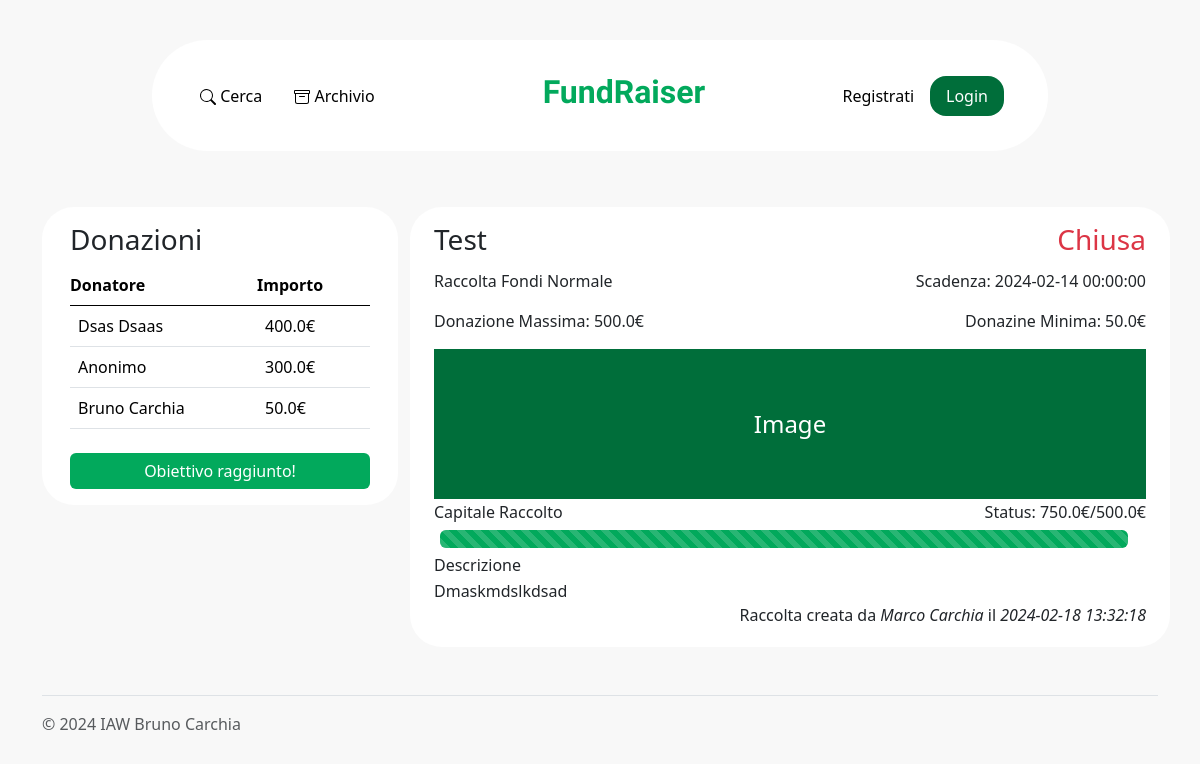
Page /fund/34 on the committed database.
### tables this page shows
CREATE TABLE "donations" (
	"id_donation"	INTEGER NOT NULL UNIQUE,
	"id_fund"	INTEGER NOT NULL,
	"amount"	REAL NOT NULL,
	"created_at"	TEXT NOT NULL,
	"type"	TEXT NOT NULL,
	"name"	TEXT NOT NULL,
	"surname"	TEXT NOT NULL,
	FOREIGN KEY("id_fund") REFERENCES "funds"("id_fund") ON DELETE CASCADE,
	PRIMARY KEY("id_donation" AUTOINCREMENT)
);

CREATE TABLE "funds" (
	"title"	TEXT NOT NULL,
	"description"	TEXT NOT NULL,
	"image"	TEXT,
	"target"	REAL NOT NULL,
	"type"	TEXT NOT NULL,
	"max_donation"	REAL NOT NULL,
	"min_donation"	REAL NOT NULL,
	"start_timestamp"	TEXT NOT NULL,
	"end_timestamp"	TEXT NOT NULL,
	"id_fund"	INTEGER NOT NULL UNIQUE,
	"id_user"	INTEGER NOT NULL,
	FOREIGN KEY("id_user") REFERENCES "users"("id_user") ON DELETE CASCADE,
	PRIMARY KEY("id_fund" AUTOINCREMENT)
);

### app.py (the view)
@app.route('/fund/<int:id_fund>')
def fund(id_fund):
  fund_found=dao.fund_dao.getFundByID(id_fund)
  privilege=False
  if(not fund_found):
    return abort(404,"Raccolta fondi non trovata")
  user=dao.user_dao.get_user_by_id(fund_found['id_user'])
  donations=dao.donation_dao.getDonationsByFound(id_fund)
  fund_found['full_name']=user['name'] + " " + user['surname']
  fund_found['status']= 'aperta' if datetime.datetime.strptime(fund_found['end_timestamp'],"%Y-%m-%d %H:%M:%S") > datetime.datetime.now() else "chiusa"
  widthProgressBar= '100' if donations['total']//fund_found['target'] > 1 else donations['total']/fund_found['target']*100
  if(current_user.is_authenticated and current_user.get_id() == fund_found['id_user']):
    privilege=True
  return render_template('show_fund.html',fund=fund_found,donations=donations,widthProgressBar=widthProgressBar,privilege=privilege)

### dao/donation_dao.py (called while the page is built)
def getDonationsByFound(id_fund):
    query = 'SELECT * FROM donations WHERE id_fund == ? ORDER BY amount DESC'
    connection = sqlite3.connect(config.DB_PATH)
    connection.row_factory = sqlite3.Row
    cursor = connection.cursor()
    cursor.execute(query,(id_fund,))
    result = [dict(row) for row in cursor]
    donations={
        'donations' : result,
        'total': 0
    }
    for donation in donations['donations']:
        donations['total']+=donation['amount']
    cursor.close()
    connection.close()
    return donations

### dao/fund_dao.py (called while the page is built)
def getFundByID(id_fund):
    connection = sqlite3.connect(config.DB_PATH)
    connection.row_factory = sqlite3.Row #per ottenere dei dizionari come risultati
    cursor = connection.cursor()
    sql = "SELECT * FROM funds WHERE id_fund = ?"
    cursor.execute(sql,(id_fund,))
    fund  = cursor.fetchone()
    if(fund):
        fund = dict(fund)
    cursor.close()
    connection.close()
    return fund

### dao/user_dao.py (called while the page is built)
def get_user_by_id(user_id):
    connection = sqlite3.connect(config.DB_PATH)
    connection.row_factory = sqlite3.Row #per ottenere dei dizionari come risultati
    cursor = connection.cursor()
    sql = "SELECT * FROM users WHERE id_user = ?"
    cursor.execute(sql,(user_id,))
    user  = cursor.fetchone()
    cursor.close()
    connection.close()
    return user

### templates/show_fund.html (shortened to what this page needs)
{% extends "base.html" %}
{% block links %}    <link rel="stylesheet" href="{{url_for('static',filename="/css/show_fund.css")}}"> {% endblock %}
{% block content %}
<aside class="col-12 col-lg-4">
    <div class="row w-100 fit-content mx-auto">
    <div class="col-12">
    <h3>Donazioni</h3>
    <div id="divTable">
    <table class="table " id="tableDonations">
        <thead>
          <tr>
            <th scope="col">Donatore</th>
            <th scope="col">Importo</th>
          </tr>
        </thead>
        <tbody>
            {% for donation in donations['donations'] %}
          <tr>
            <td class="text-capitalize">
                {%  if donation['name'] != 'anonimo' %}
                {{donation['name']}} {{donation['surname']}}
                {% else %}
                {{donation['name']}}
                {% endif %}
            </td>
            <td>{{donation['amount']}}&euro;</td>
          </tr>
          {% endfor %}
        </tbody>
      </table>
      </div>
      </div>
    <div class="col-12 pt-2">
        {%  if fund['status'] == 'aperta' %}
            <a href="{{ url_for('make_donation',id_fund=fund['id_fund']) }}" class="p-2 btn btn-primary buttonOpenCards m-1"  role="button">Dona</a>
            {% if privilege  %}
            <a href="{{ url_for('change_fund',id_fund=fund['id_fund']) }}" class="btn btn-primary  buttonOpenCards m-1 p-2 ">Modifica</a>
            <a href="{{ url_for('delete_fund',id_fund=fund['id_fund']) }}" class="btn btn-primary  buttonOpenCards m-1  p-2 ">Cancella</a>
            {% endif %}
        {% else %}
        <div id="buttonFundClosed" class="btn btn-primary {% if donations['total'] >= fund['target'] %}targetReached{% else %}targetNotReached{% endif %}">
               {% if donations['total'] >= fund['target'] %}
                Obiettivo raggiunto!
                {% else %}
                Obiettivo non raggiunto!
                {% endif %}
        </div>
        {% endif %}
    </div>
    </div>
</aside>
<main class="col-12 col-lg-8">
    <div class="row w-100 mx-auto">
        <div class="col-12 pb-1 d-flex justify-content-between">
            <h3 class="text-capitalize">{{ fund['title'] }}</h3>
            <h3 class="text-capitalize {% if fund['status'] == 'aperta' %}status-open{% else %}status-close{% endif %}">{{ fund['status'] }}</h3>
        </div>
        <div class="col-12 row pe-0">
            <div class="col-6"><p class="text-capitalize">Raccolta Fondi {{ fund['type']|e }}</p></div>
            <div class="col-6 p-0 text-end"><p>Scadenza: {{ fund['end_timestamp']|e }}</p></div>
        </div>
        <div class="col-12 row pe-0">
            <div class="col-6"><p class="text-capitalize">Donazione Massima: {{ fund['max_donation']|e }}&euro;</p></div>
            <div class="col-6 p-0 text-end"><p>Donazine Minima: {{ fund['min_donation']|e }}&euro;</p></div>
        </div>
        <div class="col-12 position-relative d-flex justify-content-center">
            {% if fund['image'] %}
            <img src="{{url_for('static',filename="img/"+fund['image'])}}" class="img-fluid" alt="...">
            {% else %}
            <svg class="bd-placeholder-img card-img-top"  xmlns="http://www.w3.org/2000/svg" role="img" aria-label="Placeholder: Image cap" preserveAspectRatio="xMidYMid slice" focusable="false">
                <rect id="imagePlaceHolder"></rect>
            </svg>
            <h4 class="centered">Image</h4>
            {% endif %}
        </div>
        <div class="col-12 row pe-0 mt-1">
            <div class="col-12 pe-0 mx-auto row">
                <div class="col-6 ps-0"><h6>Capitale Raccolto</h6></div>
                <div class="col-6 text-end p-0"><h6>Status: {{donations['total']}}&euro;/{{ fund['target']|e }}&euro;</h6></div>
            </div>
            <div class="progress p-0 mx-auto" id="progressBarDonazioni" role="progressbar" aria-label="Animated striped example">
                <div class="progress-bar progress-bar-striped progress-bar-animated" style="width: {{ widthProgressBar }}%"></div>
            </div>
        </div>
        <div class="col-12 mt-2">
            <h6 class="mb-1">Descrizione</h6>
            <p class="m-0 text-capitalize">
                {{ fund['description']|e }}
            </p>
        </div>
        <div class="col-12 ">
            <p class="text-end mb-1">Raccolta creata da <i class="text-capitalize">{{ fund['full_name'] }}</i> il <i>{{ fund['start_timestamp'] }}</i></p>
        </div>
    </div>
</main>
{% endblock %}

### templates/base.html (shortened to what this page needs)
<!DOCTYPE html>
<html lang="it">
  <head>
    <link href="https://cdn.jsdelivr.net/npm/bootstrap@5.3.2/dist/css/bootstrap.min.css" rel="stylesheet">
    <link rel="stylesheet" href="{{ url_for("static",filename="css/base.css") }}">
    {% block links %}
    {% endblock %}
  </head>
  <body>
    <nav class="navbar">
      <div class="container maxWidthNav justify-content-center">
        <div class="row w-100 navbarInner align-items-center">
          <div class="col-12 col-lg-5 nav responseSettings">
            <ul class="nav justify-content-end">
              <li class="nav-item">
                <a class="nav-link" href="{{url_for('get_search')}}"> <svg xmlns="http://www.w3.org/2000/svg" width="16" height="16" fill="currentColor" class="bi bi-search" viewBox="0 0 16 16">
                  <path d="M11.742 10.344a6.5 6.5 0 1 0-1.397 1.398h-.001q.044.06.098.115l3.85 3.85a1 1 0 0 0 1.415-1.414l-3.85-3.85a1 1 0 0 0-.115-.1zM12 6.5a5.5 5.5 0 1 1-11 0 5.5 5.5 0 0 1 11 0"/>
                </svg> Cerca</a>
              </li>
              <li class="nav-item">
                <a class="nav-link " href="{{ url_for('funds_closed') }}"> Archivio</a>
              </li>
            </ul>
          </div>
          <div class="col-12 col-lg-2 text-center align-items-center responseSettings">
            <div>
              <h2 id="title"><a href="{{url_for('index')}}" class="p-0">FundRaiser</a></h2>
            </div>
          </div>
          <div class="col-12 col-lg-5 nav align-items-center justify-content-end responseSettings">
            <ul class="nav">
              {% if current_user.is_authenticated == False %}
              <li class="nav-item">
                <a class="nav-link active" aria-current="page" href="{{ url_for("get_registration") }}">Registrati</a>
              </li>
              <li class="nav-item linkedActived">
                <a class="nav-link active" aria-current="page" href="{{ url_for("get_login") }}">Login</a>
              </li>
              {% endif %}
            </ul>
          </div>
        </div>
      </div>
    </nav>
    <div class="container pt-3">
      <div class="row" id="contentPart">
        {% block content %}{% endblock %}
      </div>
      <footer class="mt-5 border-top">
          <p class="mt-3 text-body-secondary">© 2024 IAW Bruno Carchia</p>
      </footer>
    </div>
  </body>
</html>

### static/css/base.css (style rules this page uses)
body { background-color: rgb(248, 248, 248); }
.navbarInner { background-color: #fff; border-top-left-radius: 6.25rem; border-top-right-radius: 6.25rem; border-bottom-right-radius: 6.25rem; border-bottom-left-radius: 6.25rem; padding: 2em; }
.maxWidthNav { width: 80%; padding:2em; }
.nav-item > a { color: black; }
#title > a { font-family: "Dosis", sans-serif; font-optical-sizing: auto; font-weight: 600; font-style: normal; color: rgb(2, 169, 92); text-decoration: none; }
.linkedActived { border-top-left-radius: 1em; border-top-right-radius: 1em; border-bottom-right-radius: 1em; border-bottom-left-radius: 1em; background-color: rgb(0, 110, 58); color: #fff; font-weight: 500; }
.linkedActived > a { color: #fff; }

### static/css/show_fund.css (style rules this page uses)
main,aside > div { background-color: #fff; border-top-left-radius: 2rem; border-top-right-radius: 2rem; border-bottom-right-radius:2em; border-bottom-left-radius: 2rem; padding:1em; }
#tableDonations th { padding-left: 0; }
#tableDonations thead { position: sticky; top: 0; }
#divTable { max-height:40vh; overflow-y:scroll; }
#tableDonations thead { border-color: black; }
#contentPart { justify-content: space-between; }
.status-close { color:#dc3545; }
.centered { position: absolute; top: 50%; left: 50%; transform: translate(-50%, -50%); color: #fff; }
#progressBarDonazioni > div { background-color: rgb(2, 169, 92); }
#progressBarDonazioni { height: 1.5em; width: 95%; }
.fit-content { height: fit-content; }
#buttonFundClosed { color: #fff; border: none; width: 100%; cursor: unset; }
.targetReached { background-color: rgb(2, 169, 92); }

### rows in the picture
donations: name "Dsas", surname "Dsaas", amount "400.0"
donations: name "Anonimo", amount "300.0"
donations: name "Bruno", surname "Carchia", amount "50.0"
funds: title "Test", type "Normale", end_timestamp "2024-02-14 00:00:00", max_donation "500.0", min_donation "50.0", target "500.0", description "Dmaskmdslkdsad", start_timestamp "2024-02-18 13:32:18"

### other values in the picture
{{ fund['status'] }} "Chiusa"
{{ donations['total'] }} "750.0"
{{ fund['full_name'] }} "Marco Carchia"
